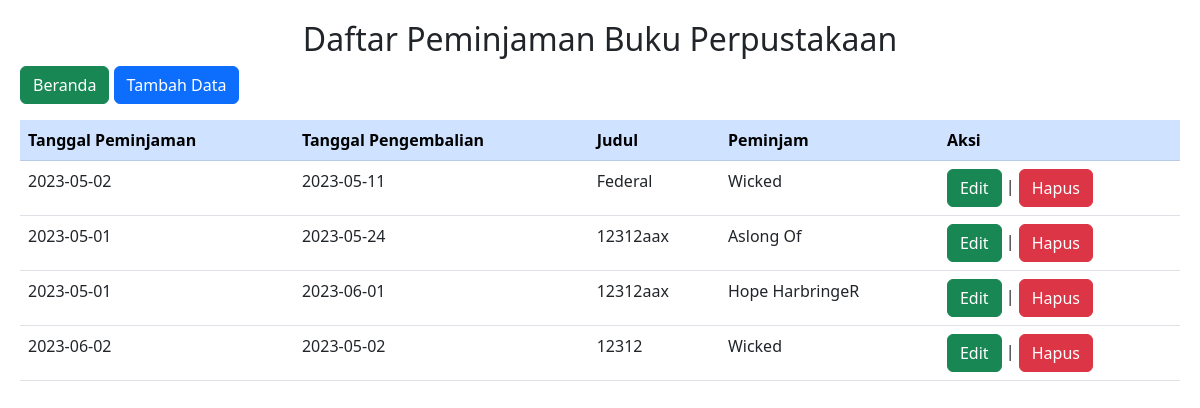
The app's page /Peminjaman.php with its own data.
### tables this page shows
CREATE TABLE `peminjaman` (
  `id_peminjaman` int(11) NOT NULL,
  `tgl_pinjam` date NOT NULL,
  `tgl_kembali` date NOT NULL,
  `id_buku` int(11) NOT NULL,
  `id_member` int(11) NOT NULL
);

CREATE TABLE `buku` (
  `id_buku` int(11) NOT NULL,
  `judul_buku` varchar(500) NOT NULL,
  `penulis` varchar(500) NOT NULL,
  `penerbit` varchar(250) NOT NULL,
  `tahun_terbit` int(11) NOT NULL
);

CREATE TABLE `member` (
  `id_member` int(11) NOT NULL,
  `nama_member` varchar(250) NOT NULL,
  `nomor_member` varchar(15) NOT NULL,
  `alamat` text NOT NULL,
  `tgl_mendaftar` datetime NOT NULL,
  `tgl_terakhir_bayar` date NOT NULL
);

### Model.php (called while the page is built, shortened)
<?php
function getMember($conn){
    $query = $conn->prepare("SELECT * from member");
    $query->execute();
    $hasil = $query->fetchAll(PDO::FETCH_ASSOC);
    return $hasil;
}
function getBuku($conn){
    $query = $conn->prepare("SELECT * from buku");
    $query->execute();
    $hasil = $query->fetchAll(PDO::FETCH_ASSOC);
    return $hasil;
}
function getPeminjaman($conn){
    $query = $conn->prepare("SELECT * from peminjaman");
    $query->execute();
    $hasil = $query->fetchAll(PDO::FETCH_ASSOC);
    return $hasil;
}

### Peminjaman.php (the view, shortened to what this page needs)
<?php
require "Koneksi.php";
require 'Model.php';
$hasil = getPeminjaman($conn);
$dataMember = getMember($conn);
$dataBuku = getBuku($conn);
?>
<!DOCTYPE html>
<html lang="en">
<head>
    <link href="https://cdn.jsdelivr.net/npm/bootstrap@5.3.0-alpha3/dist/css/bootstrap.min.css" rel="stylesheet">
</head>
<body>
    <div class="window1">
    <h2> Daftar Peminjaman Buku Perpustakaan </h2>
    <button class="btn btn-success" onclick="window.location.href='Beranda.php';">
      Beranda
    </button>
    <button class="btn btn-primary" onclick="window.location.href='FormPeminjaman.php';">
      Tambah Data
    </button>
    <table class="table">
         <tr class="table-primary">
            <th>Tanggal Peminjaman</th>
            <th>Tanggal Pengembalian</th>
            <th>Judul</th>
            <th>Peminjam</th>
            <th>Aksi</th>
        </tr>
        <?php
        foreach($hasil as $baris){
            echo "<tr>";
            echo "<td>".$baris['tgl_pinjam']."</td>";
            echo "<td>".$baris['tgl_kembali']."</td>";
            foreach($dataBuku as $temp){
                if ($baris['id_buku'] == $temp['id_buku']){
                    echo "<td>".$temp['judul_buku']."</td>";
                }
            }
            foreach($dataMember as $temp){
                if ($baris['id_member'] == $temp['id_member']){
                    echo "<td>".$temp['nama_member']."</td>";
                }
            }
            ?>
            <td>
                <button class="btn btn-success" onclick="location.href='FormPeminjaman.php?id=<?php echo $baris['id_peminjaman'] ?>'">Edit</button>
                |
                <button class="btn btn-danger" onclick="if(confirm('Yakin Dihapus?')) { location.href='Peminjaman.php?id=<?php echo $baris['id_peminjaman'] ?>' }">Hapus</button>
            </td><?php
        }
        ?>
    </table>
    </div>
</body>
</html>

### Peminjaman.php (style rules this page uses)
h2 { text-align: center; }
.window1 { padding: 20px; }

### records on screen
peminjaman: tgl_pinjam "2023-05-02", tgl_kembali "2023-05-11"
buku: judul_buku "Federal"
member: nama_member "Wicked"
peminjaman: tgl_pinjam "2023-05-01", tgl_kembali "2023-05-24"
buku: judul_buku "12312aax"
member: nama_member "Aslong Of"
peminjaman: tgl_pinjam "2023-05-01", tgl_kembali "2023-06-01"
member: nama_member "Hope HarbringeR"
peminjaman: tgl_pinjam "2023-06-02", tgl_kembali "2023-05-02"
buku: judul_buku "12312"
